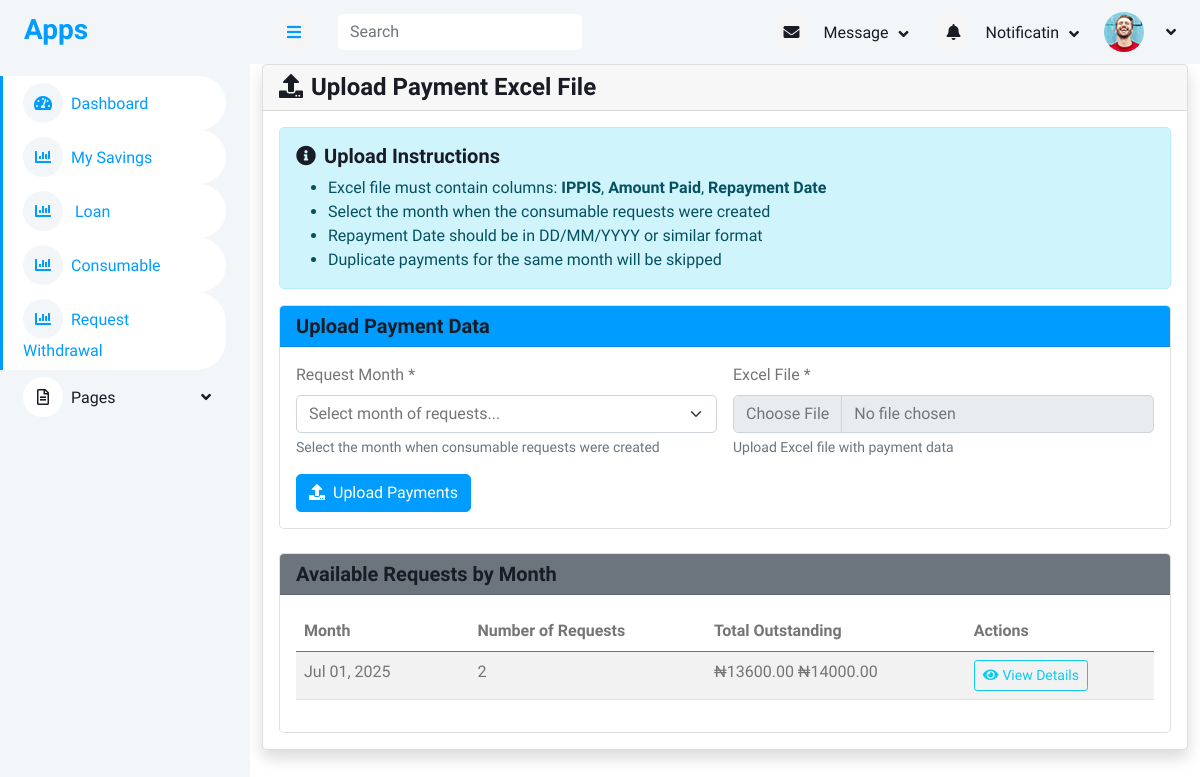
/upload_consumable_payment/, run on the app's committed database.
### consumable/models.py (models this page shows, shortened)
class ConsumableRequest(models.Model):
    STATUS_CHOICES = [
        ('Pending', 'Pending'),
        ('Approved', 'Approved'),
        ('Declined', 'Declined'),
        ('Paid', 'Paid'),
    ]
    user = models.ForeignKey(User, on_delete=models.CASCADE)
    date_created = models.DateTimeField(auto_now_add=True)
    status = models.CharField(max_length=10, choices=STATUS_CHOICES, default='Pending')
    approved_by = models.ForeignKey(User, on_delete=models.SET_NULL, null=True, blank=True, related_name='approved_consumables')
    def calculate_total_price(self):
        return sum(detail.total_price for detail in self.details.all())
    def total_paid(self):
        return self.repayments.aggregate(total=Sum('amount_paid'))['total'] or 0
    def balance(self):
        return self.calculate_total_price() - self.total_paid()

class ConsumableRequestDetail(models.Model):
    request = models.ForeignKey(ConsumableRequest, on_delete=models.CASCADE, related_name="details")
    item = models.ForeignKey(Item, on_delete=models.CASCADE)
    quantity = models.PositiveIntegerField(default=1)
    item_price = models.DecimalField(max_digits=10, decimal_places=2)
    loan_term_months = models.PositiveIntegerField()
    approved_amount = models.DecimalField(max_digits=10, decimal_places=2, null=True, blank=True)
    approval_date = models.DateField(null=True, blank=True)
    date_created = models.DateTimeField(auto_now_add=True)
    @property
    def total_price(self):
        return self.quantity * self.item_price

### consumable/views.py (the view, shortened to what this page needs)
# urls.py: path('upload_consumable_payment/', views.upload_consumable_payment, name='upload_consumable_payment'),
def upload_consumable_payment(request):
    available_requests = ConsumableRequest.objects.filter(status="Approved").select_related("user", "user__member")
    grouped_by_month = defaultdict(list)
    for req in available_requests:
        if req.balance() > 0:
            month_key = req.date_created.replace(day=1, hour=0, minute=0, second=0, microsecond=0).date()
            grouped_by_month[month_key].append(req)
    grouped_list = sorted(grouped_by_month.items())
    context = {"grouped_list": grouped_list}
    return render(request, "consumables/upload_consumable_payment.html", context)

### templates/consumables/upload_consumable_payment.html (shortened to what this page needs)
{% extends 'base/base.html' %}
{% load static %}
{% block content %}
<div class="container-fluid">
    <div class="row">
        <div class="col-12">
            <div class="card shadow">
                <div class="card-header">
                    <h4 class="mb-0"><i class="fas fa-upload me-2"></i>Upload Payment Excel File</h4>
                </div>
                <div class="card-body">
                    <div class="alert alert-info">
                        <h5><i class="fas fa-info-circle me-2"></i>Upload Instructions</h5>
                        <ul class="mb-0">
                            <li>Excel file must contain columns: <strong>IPPIS</strong>, <strong>Amount Paid</strong>, <strong>Repayment Date</strong></li>
                            <li>Select the month when the consumable requests were created</li>
                            <li>Repayment Date should be in DD/MM/YYYY or similar format</li>
                            <li>Duplicate payments for the same month will be skipped</li>
                        </ul>
                    </div>
                    <div class="card">
                        <div class="card-header bg-primary text-white">
                            <h5 class="mb-0">Upload Payment Data</h5>
                        </div>
                        <div class="card-body">
                            <form method="post" enctype="multipart/form-data">
                                <div class="row g-3">
                                    <div class="col-md-6">
                                        <label for="selected_month" class="form-label">Request Month *</label>
                                        <select class="form-select" id="selected_month" name="selected_month" required>
                                            <option value="">Select month of requests...</option>
                                        </select>
                                        <div class="form-text">Select the month when consumable requests were created</div>
                                    </div>
                                    <div class="col-md-6">
                                        <label for="excel_file" class="form-label">Excel File *</label>
                                        <input type="file" class="form-control" id="excel_file" name="excel_file"
                                               accept=".xlsx,.xls" required>
                                        <div class="form-text">Upload Excel file with payment data</div>
                                    </div>
                                </div>
                                <div class="mt-3">
                                    <button type="submit" class="btn btn-primary">
                                        <i class="fas fa-upload me-2"></i>Upload Payments
                                    </button>
                                </div>
                            </form>
                        </div>
                    </div>
                    {% if grouped_list %}
                    <div class="card mt-4">
                        <div class="card-header bg-secondary text-white">
                            <h5 class="mb-0">Available Requests by Month</h5>
                        </div>
                        <div class="card-body">
                            <div class="table-responsive">
                                <table class="table table-striped">
                                    <thead>
                                        <tr>
                                            <th>Month</th>
                                            <th class="text-nowrap" style="min-width: 120px;">Number of Requests</th>
                                            <th class="text-nowrap" style="min-width: 120px;">Total Outstanding</th>
                                            <th>Actions</th>
                                        </tr>
                                    </thead>
                                    <tbody>
                                        {% for month, requests in grouped_list %}
                                        <tr>
                                            <td class="text-nowrap" style="min-width: 120px;">{{ month|date:'M d, Y' }}</td>
                                            <td>{{ requests|length }}</td>
                                            <td>
                                                {% with total=0 %}
                                                    {% for req in requests %}
                                                        {% if req.balance > 0 %}
                                                            ₦{{ req.balance|floatformat:2 }}
                                                        {% endif %}
                                                    {% endfor %}
                                                {% endwith %}
                                            </td>
                                            <td>
                                                <a href="{% url 'consumable_details' month|date:'Y-m' %}"
                                                   class="btn btn-sm btn-outline-info">
                                                    <i class="fas fa-eye me-1"></i>View Details
                                                </a>
                                            </td>
                                        </tr>
                                        {% endfor %}
                                    </tbody>
                                </table>
                            </div>
                        </div>
                    </div>
                    {% else %}
                    <div class="alert alert-warning mt-4">
                        <i class="fas fa-exclamation-triangle me-2"></i>
                        No approved requests with outstanding balances found.
                    </div>
                    {% endif %}
                </div>
            </div>
        </div>
    </div>
</div>
{% endblock %}

### static/css/style.css (style rules this page uses)
:root { --primary: #009CFF; --light: #F3F6F9; --dark: #191C24; }
.btn { transition: .5s; }
.btn.btn-primary { color: #FFFFFF; }

### data on the page
ConsumableRequest: month "Jul 01, 2025", requests "2", balance "13600.00"
ConsumableRequest: balance "14000.00"
